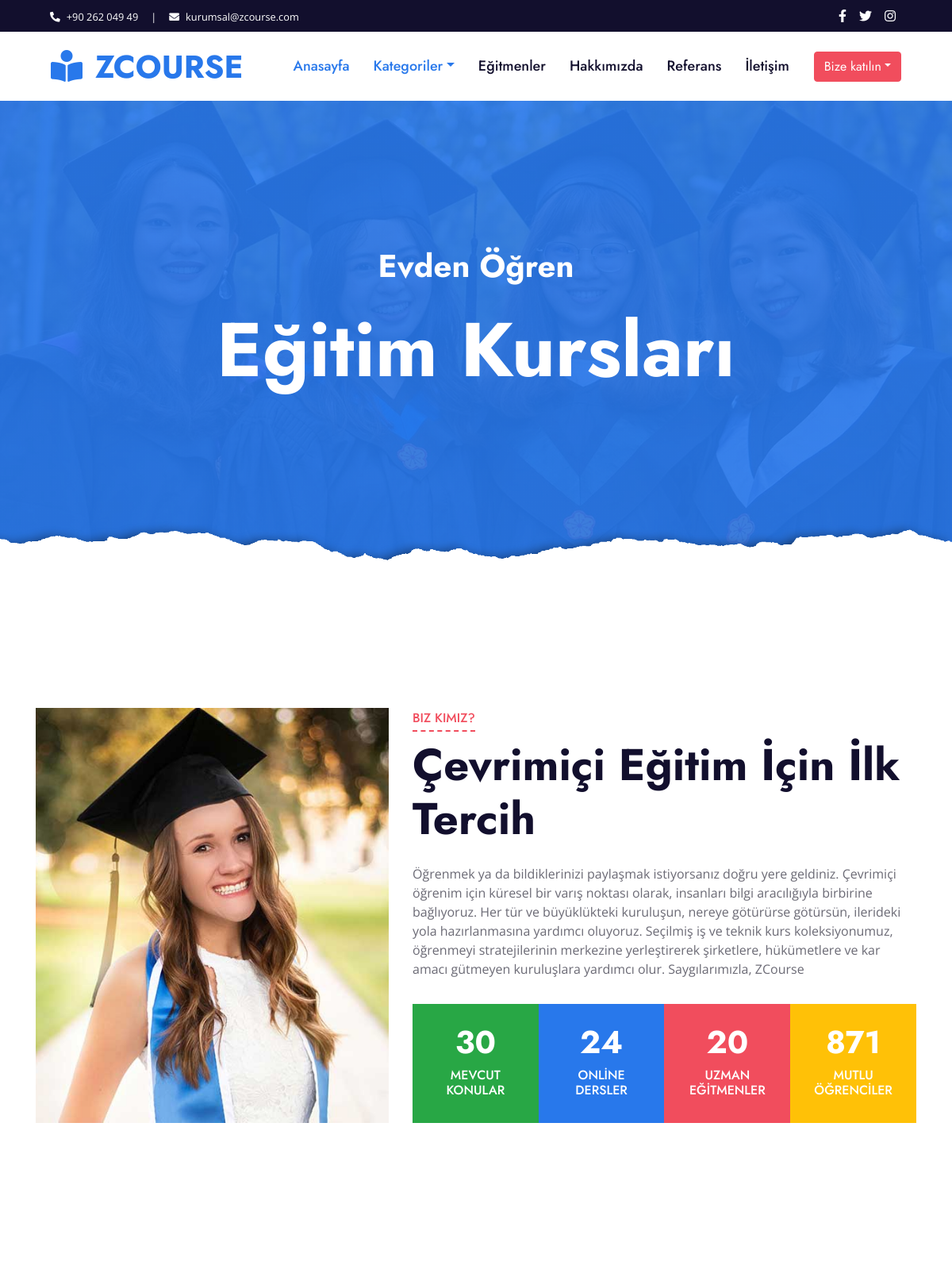
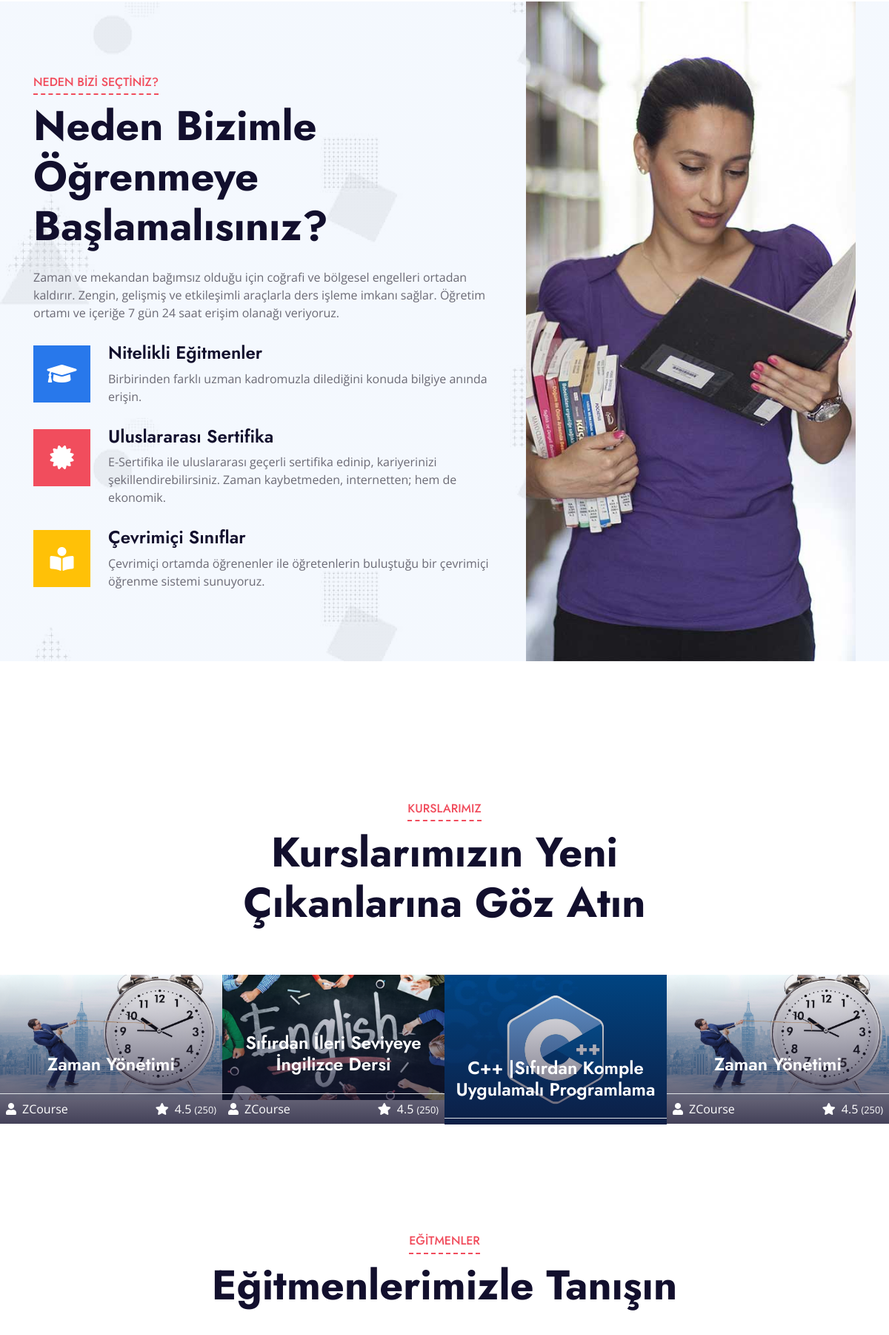
The page / (upper part) on the database its author committed (2 pictures, top to bottom).
### home/models.py (models this page shows, shortened)
class Setting(models.Model):
    STATUS = (('True', 'Evet'),
              ('False', 'Hayır'),
              )
    title = models.CharField(max_length=150)
    keywords = models.CharField(max_length=255)
    description = models.CharField(max_length=255)
    company = models.CharField(max_length=50)
    address = models.CharField(blank=True, max_length=150)
    phone = models.CharField(blank=True, max_length=15)
    fax = models.CharField(blank=True, max_length=15)
    email = models.CharField(blank=True, max_length=50)
    smtpserver = models.CharField(max_length=20)
    smtpemail = models.CharField(max_length=20)
    smtppassword = models.CharField(max_length=10)
    smtpport = models.CharField(blank=True, max_length=5)
    icon = models.ImageField(blank=True, upload_to='images/')
    facebook = models.CharField(blank=True, max_length=50)
    instagram = models.CharField(blank=True, max_length=50)
    twitter = models.CharField(blank=True, max_length=50)
    aboutus = RichTextUploadingField(blank=True)
    contact = RichTextUploadingField(blank=True)
    references = RichTextUploadingField(blank=True)
    status = models.CharField(max_length=10, choices=STATUS)
    create_at = models.DateTimeField(auto_now_add=True)
    update_at = models.DateTimeField(auto_now=True)

### course/models.py (models this page shows, shortened)
class Course(models.Model):
    STATUS = (('True','Evet'),
            ('False','Hayır'),
            )
    category=models.ForeignKey(Category,on_delete=models.CASCADE)
    title = models.CharField(max_length=50)
    keywords = models.CharField(max_length=255)
    description = models.CharField(max_length=255)
    image=models.ImageField(blank=True,upload_to='images/')
    detail=RichTextUploadingField()
    price=models.FloatField()
    status=models.CharField(max_length=10,choices=STATUS)
    create_at=models.DateTimeField(auto_now_add=True)
    update_at = models.DateTimeField(auto_now=True)
    def image_tag(self):
        return mark_safe('<img src="{}" height="50"/>'.format(self.image.url))
    image_tag.short_description = 'Image'

### home/views.py (the view)
# urls.py: path('', views.index, name='index'),
def index(request):
    setting = Setting.objects.get(pk=1)
    category = Category.objects.all()
    homecourses= Course.objects.all().order_by('-id')[:3]
    context = {'setting': setting, 'page': 'home', 'category': category,'homecourses': homecourses}
    return render(request, 'index.html', context)

### home/templates/index.html (shortened to what this page needs)
{% extends "homebase.html" %}
{% block content %}
    {% include "content.html"%}
{% endblock %}
{% block about %}
    {% include "about.html"%}
{% endblock %}
{% block choose %}
    {% include "choose.html"%}
{% endblock %}
{% block course %}
    {% include "course.html"%}
{% endblock %}
{% block team %}
    {% include "team.html"%}
{% endblock %}

### home/templates/header.html (shortened to what this page needs)
{% load static %}
    <div class="container-fluid bg-dark">
        <div class="row py-2 px-lg-5">
            <div class="col-lg-6 text-center text-lg-left mb-2 mb-lg-0">
                <div class="d-inline-flex align-items-center text-white">
                    <small><i class="fa fa-phone-alt mr-2"></i>{{ setting.phone | safe}}</small>
                    <small class="px-3">|</small>
                    <small><i class="fa fa-envelope mr-2"></i>{{ setting.email | safe}}</small>
                </div>
            </div>
            <div class="col-lg-6 text-center text-lg-right">
                <div class="d-inline-flex align-items-center">
                    <a class="text-white px-2" href="{{ setting.facebook }}">
                        <i class="fab fa-facebook-f"></i>
                    </a>
                    <a class="text-white px-2" href="{{ setting.twitter }}">
                        <i class="fab fa-twitter"></i>
                    </a>
                    <a class="text-white px-2" href="{{ setting.instagram }}">
                        <i class="fab fa-instagram"></i>
                    </a>
                </div>
            </div>
        </div>
    </div>
    <div class="container-fluid p-0">
        <nav class="navbar navbar-expand-lg bg-white navbar-light py-3 py-lg-0 px-lg-5">
            <a href="/" class="navbar-brand ml-lg-3">
                <h1 class="m-0 text-uppercase text-primary"><i class="fa fa-book-reader mr-3"></i>ZCourse</h1>
            </a>
            <div class="collapse navbar-collapse justify-content-between px-lg-3" id="navbarCollapse">
                <div class="navbar-nav mx-auto py-0">
                    <a href="/" class="nav-item nav-link active">Anasayfa</a>
                    <div class=" dropdown">
                        <a href="/category/{{ node.slug }}" class="nav-link dropdown-toggle active"  data-toggle="dropdown" aria-haspopup="true">Kategoriler</a>
                        {% load mptt_tags %}
                    </div>
                <a href="/egitmenler" class="nav-item nav-link">Eğitmenler</a>
                <a href="/hakkimizda" class="nav-item nav-link">Hakkımızda</a>
                <a href="/referanslar" class="nav-item nav-link">Referans</a>
                <a href="/iletisim" class="nav-item nav-link">İletişim</a>
                </div>
                {% if user.id is not None %}
                    <div class="btn-group" role="group">
                        <button href="" id="btnGroupDrop1" type="button" class="btn btn-secondary dropdown-toggle" data-toggle="dropdown" aria-haspopup="true" aria-expanded="false"><i class="fa fa-user"></i> {{ user.username}}</button>
                        <div class="dropdown-menu  ">
                            <a class="dropdown-item" href="/user/" ><i class="fa fa-user"></i>Profilim</a>
                            <a class="dropdown-item" href="/logout/" ><i class="fa fa-unlock-alt"></i>Çıkış Yap</a>
                        </div>
                    </div>
                {% else %}
                   <div class="btn-group" role="group">
                    <button href="" id="btnGroupDrop1" type="button" class="btn btn-secondary dropdown-toggle" data-toggle="dropdown" aria-haspopup="true" aria-expanded="false">Bize katılın</button>
                {% endif %}
            </div>
        </nav>
    </div>

### home/templates/course.html (shortened to what this page needs)
 {% load static %}
        <div class="container-fluid px-0 py-5">
            <div class="row mx-0 justify-content-center pt-5">
                <div class="col-lg-6">
                    <div class="section-title text-center position-relative mb-4">
                        <h6 class="d-inline-block position-relative text-secondary text-uppercase pb-2">KURSLARIMIZ</h6>
                        <h1 class="display-4">Kurslarımızın Yeni Çıkanlarına Göz Atın</h1>
                    </div>
                </div>
            </div>
            <div class="owl-carousel courses-carousel" >
                {% for rs in homecourses %}
                <div class="courses-item position-relative">
                    <img class="img-fluid" src="{{ rs.image.url}}" alt="">
                    <div class="courses-text">
                        <h4 class="text-center text-white px-1">{{ rs.title}}</h4>
                        <div class="border-top w-100 mt-3">
                            <div class="d-flex justify-content-between p-2">
                                <span class="text-white"><i class="fa fa-user mr-2"></i>ZCourse</span>
                                <span class="text-white"><i class="fa fa-star mr-2"></i>4.5 <small>(250)</small></span>
                            </div>
                        </div>
                        <div class="w-100 bg-white text-center p-2" >
                        </div>
                    </div>
                </div>
                 {% endfor%}
            </div>
        </div>

### rows shown on the page
Setting: phone "+90 262 049 49", email "kurumsal@zcourse.com"
Course: image (picture), title "Zaman Yönetimi"
Course: image (picture), title "Sıfırdan İleri Seviyeye İngilizce Dersi"
Course: image (picture), title "C++ |Sıfırdan Komple Uygulamalı Programlama"
